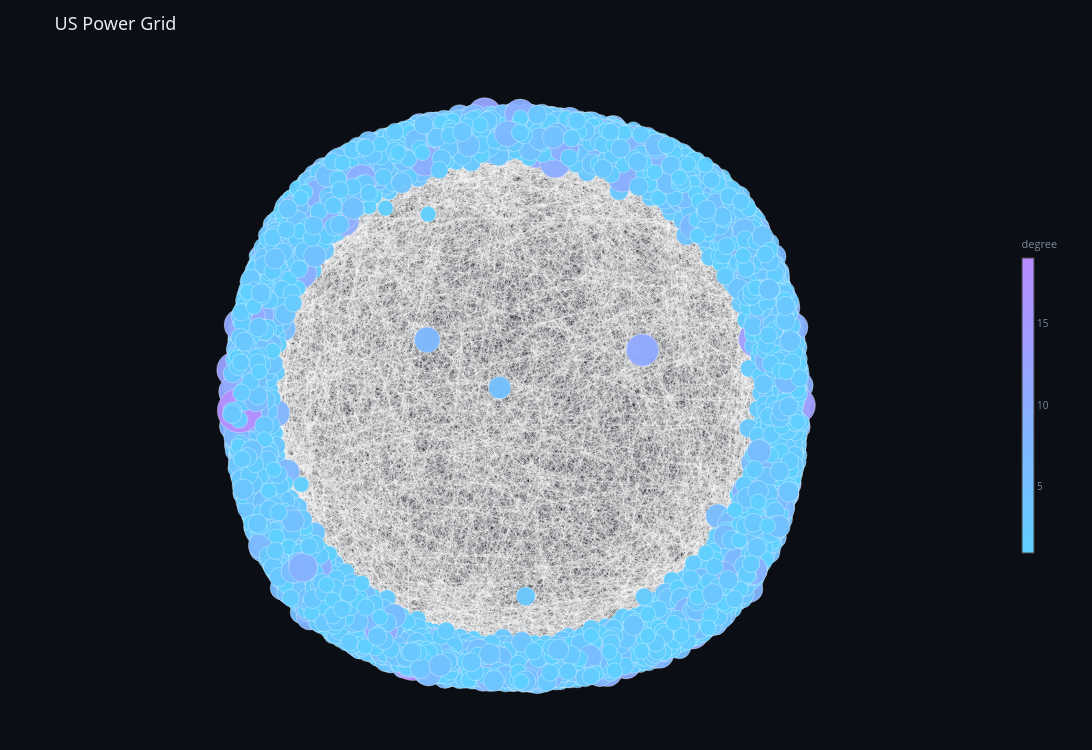

Source (notebook cell):
### Markdown cell above
## visualise graph

### Code cell
visualize_graph_2d(edges, n_vertices, edge_weights, title="US Power Grid")

### Figure 1 — Plotly figure (JSON) as saved in the notebook; plotly's stock layout.template omitted (floating-point values rounded to 4 significant figures; data arrays with more than 128 entries replaced by an {"elided": "..."} marker saying what was removed)
{"data": [{"hoverinfo": "skip", "line": {"color": "rgba(255,255,255,0.18)", "width": 1}, "mode": "lines", "showlegend": false, "type": "scatter", "x": {"elided": "19782 float values"}, "y": {"elided": "19782 float values"}}, {"customdata": {"elided": "4941 int values"}, "hovertemplate": "node %{customdata}<br>degree: %{marker.color}<extra></extra>", "marker": {"color": {"elided": "4941 int values"}, "colorbar": {"len": 0.5, "thickness": 12, "tickfont": {"color": "#7d8aa3", "size": 10}, "title": {"font": {"color": "#7d8aa3", "size": 11}, "text": "degree"}, "x": 1, "y": 0.5}, "colorscale": [[0, "#5fd0ff"], [1, "#b98bff"]], "line": {"color": "rgba(255,255,255,0.35)", "width": 1}, "opacity": 0.95, "size": {"elided": "4941 float values"}}, "mode": "markers", "showlegend": false, "textfont": {"color": "#c9d3e3", "size": 9}, "textposition": "top center", "type": "scatter", "x": {"elided": "4941 float values"}, "y": {"elided": "4941 float values"}}], "layout": {"height": 750, "hovermode": "closest", "margin": {"b": 20, "l": 20, "r": 80, "t": 60}, "paper_bgcolor": "#0b0e14", "plot_bgcolor": "#0b0e14", "title": {"font": {"color": "#e7ecf3", "family": "Segoe UI, sans-serif", "size": 18}, "text": "US Power Grid"}, "width": 1100, "xaxis": {"autorange": true, "domain": [0, 1], "range": [-1.754, 1.754], "type": "linear", "visible": false, "zeroline": false}, "yaxis": {"autorange": true, "domain": [0, 1], "range": [-1.161, 1.189], "scaleanchor": "x", "type": "linear", "visible": false, "zeroline": false}}}
